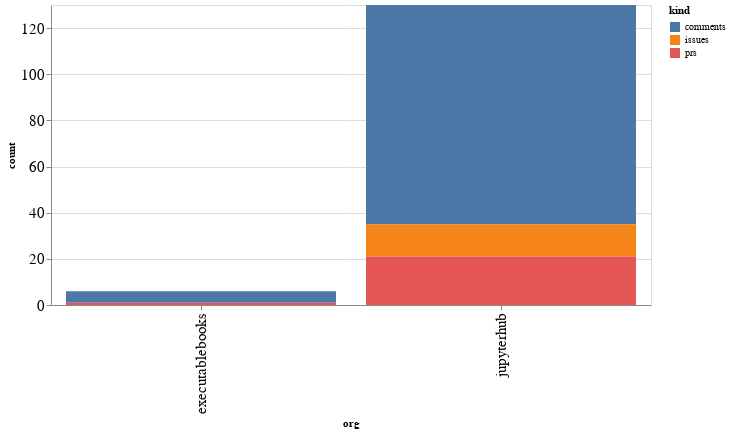

The cell this chart's notebook holds for it:
### Code cell
alt.Chart(org_summaries, width=600).mark_bar().encode(
    x='org',
    y='count',
    color='kind',
    tooltip="org"
)

### Figure 1 — Vega-Lite specification as saved in the notebook (floating-point values rounded to 4 significant figures)
{"config": {"axisLeft": {"labelFontSize": 15}, "axisBottom": {"labelFontSize": 15}}, "data": {"name": "data-670fc4a8176b0cb9795a2c3cb73be2ac"}, "mark": "bar", "encoding": {"color": {"type": "nominal", "field": "kind"}, "tooltip": {"type": "nominal", "field": "org"}, "x": {"type": "nominal", "field": "org"}, "y": {"type": "quantitative", "field": "count"}}, "width": 600, "$schema": "https://vega.github.io/schema/vega-lite/v4.8.1.json", "datasets": {"data-670fc4a8176b0cb9795a2c3cb73be2ac": [{"org": "executablebooks", "kind": "comments", "count": 5}, {"org": "executablebooks", "kind": "prs", "count": 1}, {"org": "jupyterhub", "kind": "comments", "count": 95}, {"org": "jupyterhub", "kind": "issues", "count": 14}, {"org": "jupyterhub", "kind": "prs", "count": 21}]}}
